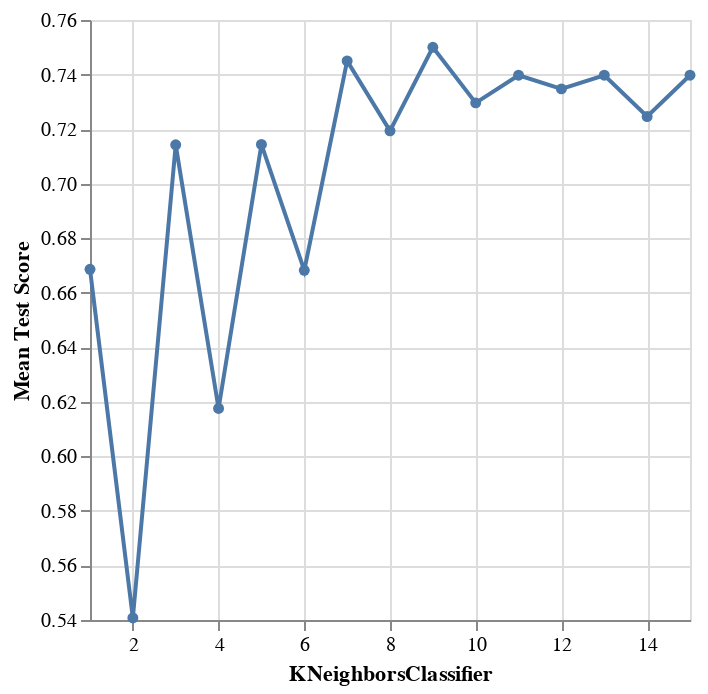

Notebook source saved alongside this figure:
### Code cell
# repeat above steps for players_preprocessor_2 to find accuracy
# specify X (predictors) for the variables within the preprocessor

X_2=players[['experience', 'age']]

# create pipe

players_pipe_2=make_pipeline(players_preprocessor_2, knn_spec)
             
# perform standard 5-fold cross validation

knn_tune_grid_2=GridSearchCV(
        estimator=players_pipe_2,
        param_grid=param_grid,
        cv=5
    )

# fit tuned grid to X and y

knn_model_grid_2=knn_tune_grid_2.fit(X_2, y)

# find the results and store in a new dataframe 

accuracies_grid_2=pd.DataFrame(knn_model_grid_2.cv_results_)


# create a line graph (with points) to visualize results and help determine optimal KNeighbors value

accuracy_k_grid_2=alt.Chart(accuracies_grid_2).mark_line(point=True).encode(
    x=alt.X("param_kneighborsclassifier__n_neighbors").title("KNeighborsClassifier").scale(zero=False),
    y=alt.Y("mean_test_score").title("Mean Test Score").scale(zero=False)
)
accuracy_k_grid_2

### Figure 1 — Vega-Lite specification as saved in the notebook (floating-point values rounded to 4 significant figures)
{"config": {"view": {"continuousWidth": 300, "continuousHeight": 300}}, "data": {"name": "data-162bc92355dd34d64cdecbeafbc5ec29"}, "mark": {"type": "line", "point": true}, "encoding": {"x": {"field": "param_kneighborsclassifier__n_neighbors", "scale": {"zero": false}, "title": "KNeighborsClassifier", "type": "quantitative"}, "y": {"field": "mean_test_score", "scale": {"zero": false}, "title": "Mean Test Score", "type": "quantitative"}}, "$schema": "https://vega.github.io/schema/vega-lite/v5.20.1.json", "datasets": {"data-162bc92355dd34d64cdecbeafbc5ec29": [{"mean_fit_time": 0.003546, "std_fit_time": 0.0004229, "mean_score_time": 0.004107, "std_score_time": 0.0003348, "param_kneighborsclassifier__n_neighbors": 1, "params": {"kneighborsclassifier__n_neighbors": 1}, "split0_test_score": 0.625, "split1_test_score": 0.641, "split2_test_score": 0.7436, "split3_test_score": 0.7179, "split4_test_score": 0.6154, "mean_test_score": 0.6686, "std_test_score": 0.05206, "rank_test_score": 12}, {"mean_fit_time": 0.003332, "std_fit_time": 4.4e-05, "mean_score_time": 0.003945, "std_score_time": 3.236e-05, "param_kneighborsclassifier__n_neighbors": 2, "params": {"kneighborsclassifier__n_neighbors": 2}, "split0_test_score": 0.55, "split1_test_score": 0.5128, "split2_test_score": 0.5128, "split3_test_score": 0.6154, "split4_test_score": 0.5128, "mean_test_score": 0.5408, "std_test_score": 0.03999, "rank_test_score": 15}, {"mean_fit_time": 0.00324, "std_fit_time": 1.56e-05, "mean_score_time": 0.00522, "std_score_time": 0.002641, "param_kneighborsclassifier__n_neighbors": 3, "params": {"kneighborsclassifier__n_neighbors": 3}, "split0_test_score": 0.725, "split1_test_score": 0.7436, "split2_test_score": 0.7436, "split3_test_score": 0.6923, "split4_test_score": 0.6667, "mean_test_score": 0.7142, "std_test_score": 0.03027, "rank_test_score": 11}, {"mean_fit_time": 0.003284, "std_fit_time": 6.817e-05, "mean_score_time": 0.003934, "std_score_time": 4.195e-05, "param_kneighborsclassifier__n_neighbors": 4, "params": {"kneighborsclassifier__n_neighbors": 4}, "split0_test_score": 0.575, "split1_test_score": 0.5897, "split2_test_score": 0.6667, "split3_test_score": 0.6923, "split4_test_score": 0.5641, "mean_test_score": 0.6176, "std_test_score": 0.05185, "rank_test_score": 14}, {"mean_fit_time": 0.003259, "std_fit_time": 6.751e-05, "mean_score_time": 0.008025, "std_score_time": 0.008241, "param_kneighborsclassifier__n_neighbors": 5, "params": {"kneighborsclassifier__n_neighbors": 5}, "split0_test_score": 0.7, "split1_test_score": 0.7179, "split2_test_score": 0.7179, "split3_test_score": 0.7949, "split4_test_score": 0.641, "mean_test_score": 0.7144, "std_test_score": 0.04918, "rank_test_score": 10}, {"mean_fit_time": 0.003222, "std_fit_time": 3.28e-05, "mean_score_time": 0.003896, "std_score_time": 1.665e-05, "param_kneighborsclassifier__n_neighbors": 6, "params": {"kneighborsclassifier__n_neighbors": 6}, "split0_test_score": 0.7, "split1_test_score": 0.6154, "split2_test_score": 0.641, "split3_test_score": 0.7949, "split4_test_score": 0.5897, "mean_test_score": 0.6682, "std_test_score": 0.07313, "rank_test_score": 13}, {"mean_fit_time": 0.003293, "std_fit_time": 0.0001845, "mean_score_time": 0.004392, "std_score_time": 0.001038, "param_kneighborsclassifier__n_neighbors": 7, "params": {"kneighborsclassifier__n_neighbors": 7}, "split0_test_score": 0.725, "split1_test_score": 0.7949, "split2_test_score": 0.7436, "split3_test_score": 0.7949, "split4_test_score": 0.6667, "mean_test_score": 0.745, "std_test_score": 0.04798, "rank_test_score": 2}, {"mean_fit_time": 0.003201, "std_fit_time": 2.585e-05, "mean_score_time": 0.003881, "std_score_time": 2.512e-05, "param_kneighborsclassifier__n_neighbors": 8, "params": {"kneighborsclassifier__n_neighbors": 8}, "split0_test_score": 0.725, "split1_test_score": 0.6667, "split2_test_score": 0.7436, "split3_test_score": 0.7949, "split4_test_score": 0.6667, "mean_test_score": 0.7194, "std_test_score": 0.04873, "rank_test_score": 9}, {"mean_fit_time": 0.003203, "std_fit_time": 5.495e-05, "mean_score_time": 0.003859, "std_score_time": 2.495e-05, "param_kneighborsclassifier__n_neighbors": 9, "params": {"kneighborsclassifier__n_neighbors": 9}, "split0_test_score": 0.75, "split1_test_score": 0.7949, "split2_test_score": 0.7692, "split3_test_score": 0.7692, "split4_test_score": 0.6667, "mean_test_score": 0.75, "std_test_score": 0.04404, "rank_test_score": 1}, {"mean_fit_time": 0.003405, "std_fit_time": 0.0002282, "mean_score_time": 0.003932, "std_score_time": 5.345e-05, "param_kneighborsclassifier__n_neighbors": 10, "params": {"kneighborsclassifier__n_neighbors": 10}, "split0_test_score": 0.725, "split1_test_score": 0.7436, "split2_test_score": 0.7692, "split3_test_score": 0.7436, "split4_test_score": 0.6667, "mean_test_score": 0.7296, "std_test_score": 0.03448, "rank_test_score": 7}, {"mean_fit_time": 0.003192, "std_fit_time": 6.254e-06, "mean_score_time": 0.003931, "std_score_time": 3.575e-05, "param_kneighborsclassifier__n_neighbors": 11, "params": {"kneighborsclassifier__n_neighbors": 11}, "split0_test_score": 0.75, "split1_test_score": 0.7692, "split2_test_score": 0.7692, "split3_test_score": 0.7436, "split4_test_score": 0.6667, "mean_test_score": 0.7397, "std_test_score": 0.03795, "rank_test_score": 3}, {"mean_fit_time": 0.003231, "std_fit_time": 6.157e-05, "mean_score_time": 0.003877, "std_score_time": 2.254e-05, "param_kneighborsclassifier__n_neighbors": 12, "params": {"kneighborsclassifier__n_neighbors": 12}, "split0_test_score": 0.725, "split1_test_score": 0.7692, "split2_test_score": 0.7692, "split3_test_score": 0.7436, "split4_test_score": 0.6667, "mean_test_score": 0.7347, "std_test_score": 0.03791, "rank_test_score": 6}, {"mean_fit_time": 0.003392, "std_fit_time": 0.0003333, "mean_score_time": 0.003896, "std_score_time": 3.825e-05, "param_kneighborsclassifier__n_neighbors": 13, "params": {"kneighborsclassifier__n_neighbors": 13}, "split0_test_score": 0.75, "split1_test_score": 0.7692, "split2_test_score": 0.7692, "split3_test_score": 0.7436, "split4_test_score": 0.6667, "mean_test_score": 0.7397, "std_test_score": 0.03795, "rank_test_score": 3}, {"mean_fit_time": 0.008138, "std_fit_time": 0.009894, "mean_score_time": 0.003906, "std_score_time": 2.946e-05, "param_kneighborsclassifier__n_neighbors": 14, "params": {"kneighborsclassifier__n_neighbors": 14}, "split0_test_score": 0.7, "split1_test_score": 0.7692, "split2_test_score": 0.7692, "split3_test_score": 0.7179, "split4_test_score": 0.6667, "mean_test_score": 0.7246, "std_test_score": 0.03997, "rank_test_score": 8}, {"mean_fit_time": 0.003229, "std_fit_time": 5.755e-05, "mean_score_time": 0.00393, "std_score_time": 2.118e-05, "param_kneighborsclassifier__n_neighbors": 15, "params": {"kneighborsclassifier__n_neighbors": 15}, "split0_test_score": 0.75, "split1_test_score": 0.7436, "split2_test_score": 0.7692, "split3_test_score": 0.7692, "split4_test_score": 0.6667, "mean_test_score": 0.7397, "std_test_score": 0.03795, "rank_test_score": 3}]}}
